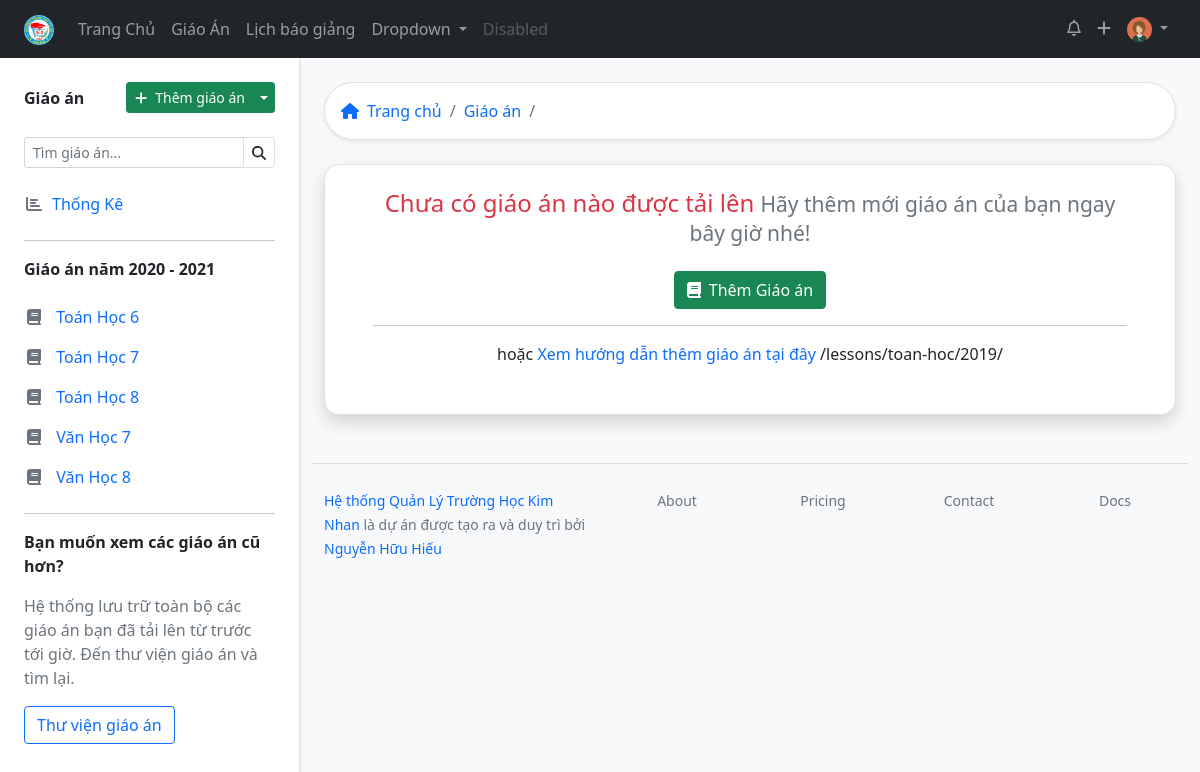
The app's page /lessons/toan-hoc/2019/ (signed in) with its own data.
### lessonmanagement/models.py (models this page shows, shortened)
class Teacher(models.Model):
    user = models.OneToOneField(User, on_delete=models.SET_NULL, blank=True, null=True, verbose_name="Tài khoản đăng nhập", help_text="Tài khoản đăng nhập viết liền không dấu. Ví dụ: nhhieu. Viết tắt của Nguyễn Hữu Hiếu. Nếu trùng họ tên thì thêm số vào sau, ví dụ nhhieu2")
    firstname = models.CharField("Họ",max_length=20, blank=True)
    lastname = models.CharField("Tên", max_length=20, blank=True)
    zalo_number = models.DecimalField(verbose_name="Số điện thoại",help_text="Số điện thoại có đăng ký zalo, sử dụng để nhận thông báo từ ban giám hiệu", max_digits=12, decimal_places=0,null=True, blank=True)
    birth_date = models.DateField("Ngày sinh", null=True, blank=True)
    SEX_CHOICES = [
    ('male', 'Nam'),
    ('female', 'Nữ')
    ]
    sex = models.CharField(verbose_name="Giới tính", max_length=6, choices=SEX_CHOICES, null=True, blank=True)
    main_subject = models.ForeignKey("Subject",on_delete=models.SET_NULL,null=True,blank=True, verbose_name="Chuyên môn chính")
    EDUCATION_LEVEL_CHOICES = [
        ('inter', 'Trung Cấp'),
        ('college', 'Cao Đẳng'),
        ('university', 'Đại Học'),
        ('master', 'Thạc Sĩ')
    ]
    education_level = models.CharField(max_length=20, choices=EDUCATION_LEVEL_CHOICES, null=True, blank=True)
    is_work = models.BooleanField("Có đang công tác",default=True, help_text="Tích vào ô nếu đang công tác tại trường, bỏ tích nếu đã nghỉ hưu hoặc chuyển sang đơn vị khác")
    def user_directory_path(instance, filename):
        return 'user_{0}/{1}'.format(instance.user.id, filename)
    avatar = models.ImageField("Ảnh đại diện", help_text = "Ảnh nên được crop về ảnh vuông để đạt được độ thẩm mỹ cao nhất",upload_to = user_directory_path, blank = True, null = True)
    def full_name(self):
        return ('%s %s') % (self.firstname, self.lastname)
    class Meta:
        verbose_name = "Giáo viên"
        verbose_name_plural = "Giáo viên"
    def schoolyear(self):
        if now.month < 9:
            return ('%s - %s') % (now.year - 1, now.year)
        else:
            return ('%s - %s') % (now.year, now.year+1)
    def lesson_list(self):
        return self.lesson_set.filter(teacher = self.user.id)
    def subject_classyear_list(self):
        return self.subjectclassyear_set.filter(is_teach_now = True).order_by('subject__title').values('subject__title', 'classyear__startyear','subject__group__title').distinct()

class SchoolAbstract(models.Model):
    title = models.CharField(max_length=50, verbose_name="Tiêu đề")
    description = models.CharField(max_length=200, verbose_name="Mô tả sơ lược", blank=True)
    cover = models.ImageField(upload_to="coverimages/", verbose_name="Ảnh bìa", null = True, blank = True)
    class Meta:
        abstract = True

class Subject(SchoolAbstract):
    group = models.ForeignKey("GroupSubject", related_name='subject123',on_delete=models.SET_NULL, null=True, blank=True, verbose_name='Bộ môn')
    subject_slug = models.SlugField(max_length=50, null=True, blank=True)
    class Meta:
        verbose_name = "Môn học"
        verbose_name_plural = "Môn học"

### lessonmanagement/views.py (the view)
# urls.py: path('lessons/<str:subject>/<int:level>/', views.lessons_subject_level, name="lessons_subject_level"),
def lessons_subject_level(request, subject, level):
    lesson_id_list_dict = list(LessonClassyear.objects.filter(lesson__subject__subject_slug = subject).filter(classyear__startyear = level).filter(lesson__teacher = request.user.teacher.id).values('lesson__id').distinct())
    classyear_list = LessonClassyear.objects.filter(lesson__subject__subject_slug = subject).filter(classyear__startyear = level).filter(lesson__teacher = request.user.teacher.id).values('classyear__title').distinct()
    lesson_id_list = []
    for i in lesson_id_list_dict:
        lesson_id_list.append(i['lesson__id'])
    lesson_list = Lesson.objects.filter(id__in = lesson_id_list)
    context = {
        'lesson_list':lesson_list, 'classyear_list':classyear_list
    }
    return render(request, 'lessons.html', context)

### lessonmanagement/templatetags/lessonmanagement_extras.py (called while the page is built)
@register.filter
def classlevel(value):
    now = datetime.now()
    i = 0
    if (now.month < 9):
        i =  (now.year - value) + 5
    else:
        i = (now.year - value) + 6
    if i in [6,7,8,9]:
        return i
    else:
        return value

### lessonmanagement/templates/lessons.html
{% extends 'base_withsidebar.html' %}
{% block content %}
{% load static %}
{% load lessonmanagement_extras %}
{% include "breadcrumb/breadcrumb_subject_class.html" %}
{% if lesson_list %}
          <div class="d-flex justify-content-between align-items-center">
            <h5> <i class="fas fa-book me-2 "></i>
              {{ lesson_list.0.subject.title }} {{ lesson_list.0.level }}
              </h5>
            <div>
                  <div class="btn-group btn-group-sm me-3">
                    <a href="#" class="btn btn-outline-success active " aria-current="page">Toàn bộ</a>
                    {% for i in classyear_list %}
                    <a href="{{ i.classyear__title|slugify }}" class="btn btn-outline-success">{{ lesson_list.0.level }}{{ i.classyear__title}}</a>
                    {% endfor %}
                  </div>
            <button class="btn btn-success btn-sm"><i class="fas fa-plus me-2"></i>Thêm giáo án</button>
            </div>
            </div>
            <hr>
            <ul class="nav nav-tabs" id="myTab" role="tablist">
              <li class="nav-item" role="presentation">
                <button class="nav-link active" id="home-tab" data-bs-toggle="tab" data-bs-target="#all" type="button" role="tab" aria-controls="home" aria-selected="true">Toàn bộ giáo án</button>
              </li>
              <li class="nav-item" role="presentation">
                <button class="nav-link" id="profile-tab" data-bs-toggle="tab" data-bs-target="#pending" type="button" role="tab" aria-controls="profile" aria-selected="false">Chờ duyệt</button>
              </li>
              <li class="nav-item" role="presentation">
                <button class="nav-link" id="contact-tab" data-bs-toggle="tab" data-bs-target="#acept" type="button" role="tab" aria-controls="contact" aria-selected="false">Đã duyệt</button>
              </li>
              <li class="nav-item" role="presentation">
                <button class="nav-link" id="contact-tab" data-bs-toggle="tab" data-bs-target="#deny" type="button" role="tab" aria-controls="contact" aria-selected="false">Từ chối</button>
              </li>
            </ul>
            <div class="tab-content" id="myTabContent">
              <div class="tab-pane fade show active border rounded-bottom border-top-0 px-3 bg-white py-4 shadow-sm" id="all" role="tabpanel" aria-labelledby="home-tab">
              {% include "table/table.html" %}
              </div>
              <div class="tab-pane fade  border rounded-bottom border-top-0 px-3 bg-white py-4 shadow-sm " id="pending" role="tabpanel" aria-labelledby="profile-tab">  {% include "table/table_pending.html" %}</div>
              <div class="tab-pane fade py-4 border rounded-bottom border-top-0 px-3 bg-white py-4 shadow-sm" id="acept" role="tabpanel" aria-labelledby="contact-tab">  {% include "table/table_acept.html" %}</div>
              <div class="tab-pane fade py-4 border rounded-bottom border-top-0 px-3 bg-white py-4 shadow-sm" id="deny" role="tabpanel" aria-labelledby="contact-tab">  {% include "table/table_deny.html" %}</div>
            </div>
            {% else %}
            {% include "empty_lesson.html" %}
            {% endif %}
  {% endblock %}

### lessonmanagement/templates/topnav.html (shortened to what this page needs)
      {% load static %}
      <nav class="navbar navbar-expand-lg navbar-dark bg-dark  ">
        <div class="container-fluid px-lg-4">
          <a class="navbar-brand" href="{% url 'index' %}"><img src="{% static 'imgs/logo_thcsanhson.png'%}" alt="" height="30px"></a>
          <div class="collapse navbar-collapse" id="navbarSupportedContent">
            <ul class="navbar-nav me-auto mb-2 mb-lg-0">
              <li class="nav-item">
                <a class="nav-link {% if request.path == '/' %} active {% endif %}" aria-current="page" href="{% url 'index' %}">Trang Chủ</a>
              </li>
              <li class="nav-item">
                <a class="nav-link {% if request.path == '/lessondashboard/' %} active {% endif %}" href="{% url 'lessondashboard' %}">Giáo Án</a>
              </li>
              <li class="nav-item">
                <a class="nav-link " href="#">Lịch báo giảng</a>
              </li>
              <li class="nav-item dropdown">
                <a class="nav-link dropdown-toggle" href="#" id="navbarDropdown" role="button" data-bs-toggle="dropdown" aria-expanded="false">
                  Dropdown
                </a>
              </li>
              <li class="nav-item">
                <a class="nav-link disabled" href="#" tabindex="-1" aria-disabled="true">Disabled</a>
              </li>
            </ul>
            <ul class="navbar-nav  mb-2 mb-lg-0">
              <li class="nav-item">
                <a class="nav-link"  href="#"><i class="far fa-bell"></i></a>
              </li>
              <li class="nav-item">
                <a class="nav-link" href="#"><i class="fas fa-plus"></i></a>
              </li>
              <li class="nav-item dropdown">
                <a class="nav-link dropdown-toggle" href="#" id="navbarDropdown" role="button" data-bs-toggle="dropdown" aria-expanded="false">
                  <img src="{% if request.user.teacher.avatar %}{{ request.user.teacher.avatar.url }} {% endif %}" class="rounded-circle" alt="" height="25px">
                </a>
              </li>
            </ul>
          </div>
        </div>
      </nav>

### lessonmanagement/templates/sidebar.html (shortened to what this page needs)
{% load lessonmanagement_extras %}
{% with teacher=request.user.teacher %}
<div class="position-sticky top-0 start-0 pt-4">
    <div class="d-flex justify-content-between mb-4 align-items-center">
      <span class="fw-bold">Giáo án</span>
<div class="btn-group">
  <a href="{% url 'addlesson' %}" class="btn btn-sm btn-success"><i class="fas fa-plus me-2"></i>Thêm giáo án</a>
  <button type="button" class="btn btn-sm btn-success dropdown-toggle dropdown-toggle-split" data-bs-toggle="dropdown" aria-expanded="false">
  </button>
</div>
      </div>
      <form action="">
        <div class="input-group input-group-sm mb-3">
        <input type="search" class="form-control " list="datalistOptions" id="exampleDataList" placeholder="Tìm giáo án..." aria-describedby="button-addon2">
          <button class="btn border" type="submit" id="button-addon2"><i class="fas fa-search"></i></button>
        </div>
      </form>
      <div class="list-group">
        <a href="{% url 'lessondashboard' %}" class="list-group-item list-group-item-action border-0 text-primary ps-0 {% if request.path == '/lessondashboard/' %} fw-bold {% endif %}"><i class="fas fa-chart-bar me-2 text-muted  fa-fw "></i>Thống Kê</a>
        <hr >
      <span class="fw-bold mb-3">Giáo án năm {{ teacher.schoolyear }} </span>
        {% for i in teacher.subject_classyear_list %}
     <a href="{% url 'lessons_subject_level' i.subject__title|slugify i.classyear__startyear %}" class="list-group-item list-group-item-action border-0 text-primary ps-0"><i class="fas fa-book fa-fw me-2 text-muted"></i> {{ i.subject__title }} {{ i.classyear__startyear|classlevel }} </a>
        {% endfor %}
        <hr>
        <span class="fw-bold mb-3">Bạn muốn xem các giáo án cũ hơn?</span>
        <p class="text-muted pe-3">Hệ thống lưu trữ toàn bộ các giáo án bạn đã tải lên từ trước tới giờ. Đến thư viện giáo án và tìm lại.</p>
      </div>
      <a href="{% url 'alllessons' %}" class="btn btn-outline-primary mb-3">Thư viện giáo án </a>
    </div>
  {% endwith %}

### records on screen
Teacher: schoolyear "2020 - 2021"
Subject: subject__title "Toán Học", classyear__startyear|classlevel "6", classyear__startyear|classlevel "7", classyear__startyear|classlevel "8"
Subject: subject__title "Văn Học", classyear__startyear|classlevel "7", classyear__startyear|classlevel "8"

### other values on screen
{{ request.path }} "/lessons/toan-hoc/2019/"
